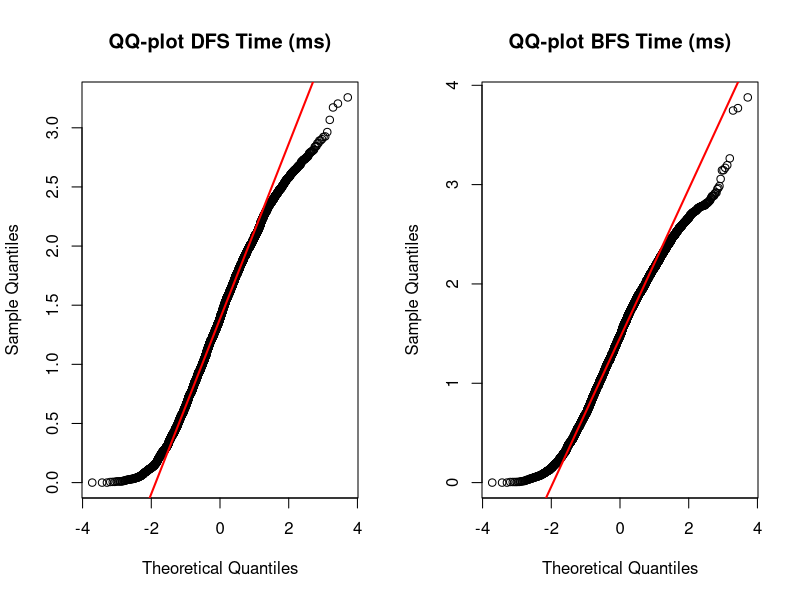
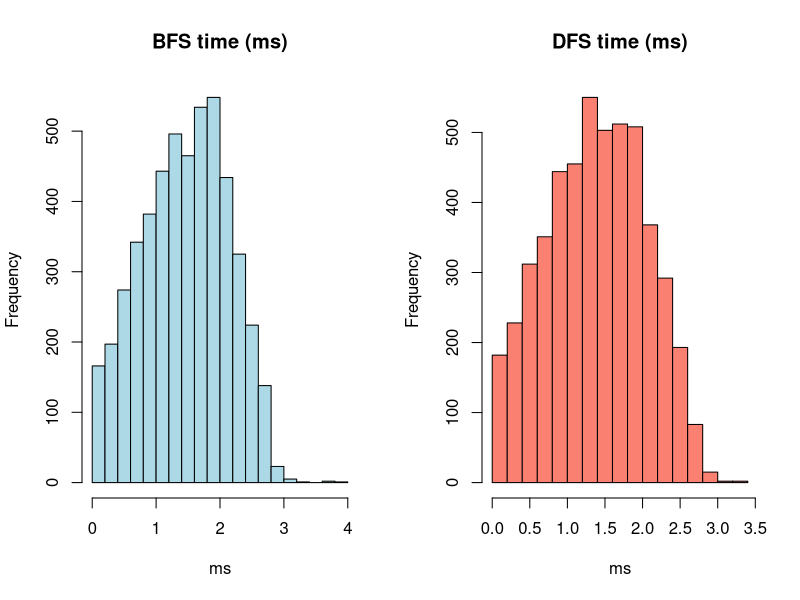
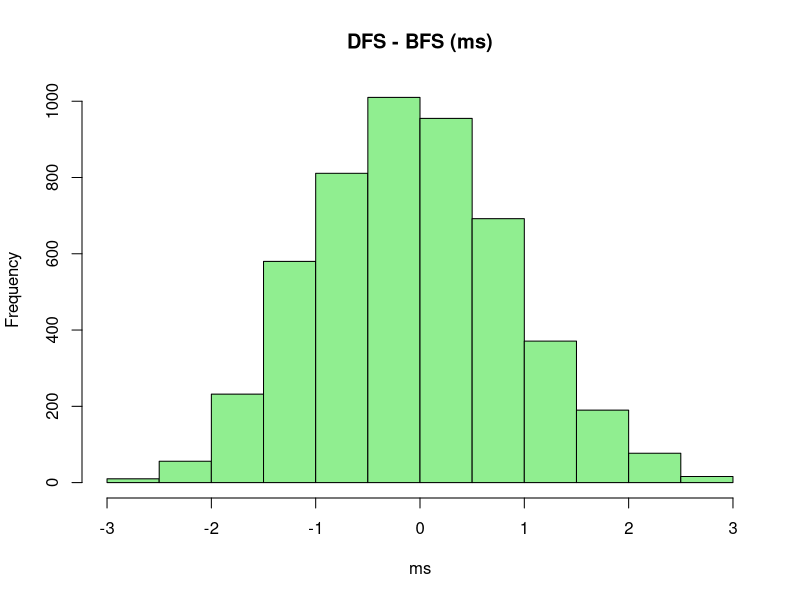
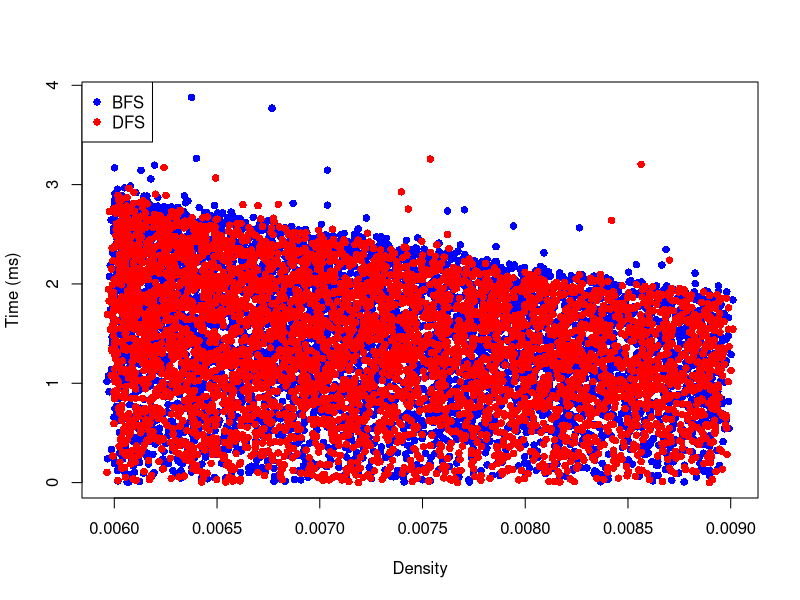
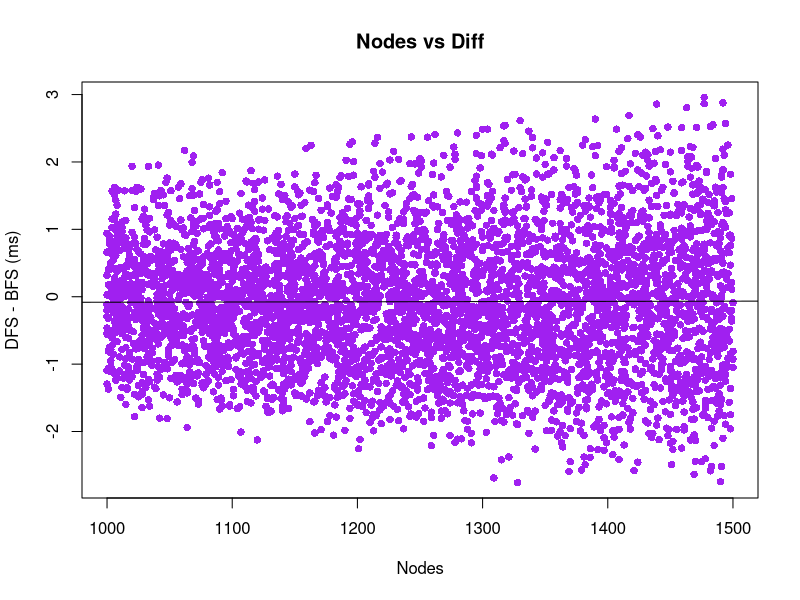

Reproduce these figures in R, in order.
###############################################################
# Inference analysis for BFS vs DFS experiment
# Author: Hugo Pelayo 
# Purpose: compute descriptive stats, paired t-test, confidence intervals,
#          effect size, simple regression and save outputs & plots.
# Usage: place this script in the same folder as test_report.csv and run:
#        Rscript analysis_inference.R
###############################################################

# 1. Carrega del CSV amb noms intactes
data <- read.csv("test_report.csv",
                 check.names = FALSE,
                 stringsAsFactors = FALSE)

cat("Rows:", nrow(data), " Columns:", ncol(data), "\n")
cat("Detected columns:\n")
print(colnames(data))


###############################################################
# 2. Funció auxiliar per detectar columnes sense modificar noms
###############################################################
find_col <- function(patterns) {
  cols <- colnames(data)
  for (p in patterns) {
    m <- grep(p, cols, ignore.case = TRUE, perl = TRUE)
    if (length(m) > 0) return(cols[m[1]])
  }
  return(NA)
}


###############################################################
# 3. Identificació AUTOMÀTICA de columnes
###############################################################
dfs_col     <- find_col(c("DFS Time"))
bfs_col     <- find_col(c("BFS Time"))
nodes_col   <- find_col(c("Nodes"))
edges_col   <- find_col(c("Edges"))
density_col <- find_col(c("Density"))

cat("\nUsing columns:\n")
cat(" DFS =", dfs_col, "\n")
cat(" BFS =", bfs_col, "\n")
cat(" Nodes =", nodes_col, "\n")
cat(" Edges =", edges_col, "\n")
cat(" Density =", density_col, "\n\n")

if (any(is.na(c(dfs_col, bfs_col, nodes_col, edges_col, density_col)))) {
  stop("ERROR: No s'han trobat totes les columnes necessàries.")
}


###############################################################
# 4. Conversió a numèric
###############################################################
to_num <- function(x) {
  if (is.numeric(x)) return(x)
  x <- gsub(",", ".", gsub("\\s+", "", as.character(x)))
  return(as.numeric(x))
}

data[[dfs_col]]     <- to_num(data[[dfs_col]])
data[[bfs_col]]     <- to_num(data[[bfs_col]])
data[[nodes_col]]   <- to_num(data[[nodes_col]])
data[[edges_col]]   <- to_num(data[[edges_col]])
data[[density_col]] <- to_num(data[[density_col]])


###############################################################
# 5. Filtrar files vàlides (totes dues mesures)
###############################################################
paired <- data[!is.na(data[[dfs_col]]) & !is.na(data[[bfs_col]]), ]
n <- nrow(paired)
cat("Paired rows:", n, "\n\n")

if (n < 2) stop("Not enough data for inference.")


###############################################################
# 6. Estadística descriptiva
###############################################################
mean_dfs <- mean(paired[[dfs_col]])
mean_bfs <- mean(paired[[bfs_col]])
sd_dfs   <- sd(paired[[dfs_col]])
sd_bfs   <- sd(paired[[bfs_col]])

mean_diff <- mean(paired[[dfs_col]] - paired[[bfs_col]])
sd_diff   <- sd(paired[[dfs_col]] - paired[[bfs_col]])

cat("Mean DFS:", mean_dfs, "\n")
cat("Mean BFS:", mean_bfs, "\n")
cat("Mean (DFS - BFS):", mean_diff, "\n\n")

desc <- data.frame(
  metric = c("mean", "sd"),
  DFS = c(mean_dfs, sd_dfs),
  BFS = c(mean_bfs, sd_bfs)
)
write.csv(desc, "descriptive_summary.csv", row.names = FALSE)

###############################################################
# 6b. QQ-plots per a normalitat
# Aquesta secció genera QQ-plots per a les columnes DFS i BFS.
# - Objectiu: veure si les dades de temps s'ajusten a una distribució normal.
# - Interpretació:
#   * Si els punts segueixen aproximadament la línia roja, les dades són normalment distribuïdes.
#   * Si hi ha desviacions sistemàtiques (curvatura, cues llargues), les dades no són normals.
# Nota: El QQ-plot comprova l'ajust a la distribució, no si les dades són aleatòries.
###############################################################
png("qqplot_times.png", width = 800, height = 400)
par(mfrow=c(1,2))
qqnorm(paired[[dfs_col]], main="QQ-plot DFS Time (ms)")
qqline(paired[[dfs_col]], col="red", lwd=2)
qqnorm(paired[[bfs_col]], main="QQ-plot BFS Time (ms)")
qqline(paired[[bfs_col]], col="red", lwd=2)
dev.off()


###############################################################
# 7. Test t parellat + Interval de confiança
###############################################################
tres <- t.test(paired[[dfs_col]], paired[[bfs_col]], paired = TRUE, conf.level = 0.95)

cat("Paired t-test:\n")
print(tres)

ci_low  <- tres$conf.int[1]
ci_high <- tres$conf.int[2]

write.csv(
  data.frame(
    mean_DFS  = mean_dfs,
    mean_BFS  = mean_bfs,
    mean_diff = mean_diff,
    t_stat    = tres$statistic,
    df        = tres$parameter,
    p_value   = tres$p.value,
    ci_low    = ci_low,
    ci_high   = ci_high
  ),
  "paired_ttest_results.csv",
  row.names = FALSE
)


###############################################################
# 8. Mida de l’efecte (Cohen's d)
###############################################################
cohen_d <- mean_diff / sd_diff
cat("\nCohen's d:", cohen_d, "\n")

write.csv(
  data.frame(cohen_d = cohen_d),
  "effect_size.csv",
  row.names = FALSE
)


###############################################################
# 9. Intervals de confiança per mitjanes
###############################################################
alpha <- 0.05
tcrit <- qt(1 - alpha/2, df = n - 1)

se_dfs <- sd_dfs / sqrt(n)
se_bfs <- sd_bfs / sqrt(n)

ci_dfs <- c(mean_dfs - tcrit*se_dfs, mean_dfs + tcrit*se_dfs)
ci_bfs <- c(mean_bfs - tcrit*se_bfs, mean_bfs + tcrit*se_bfs)

cis <- data.frame(
  metric = c("DFS_mean", "BFS_mean"),
  mean   = c(mean_dfs, mean_bfs),
  ci_low  = c(ci_dfs[1], ci_bfs[1]),
  ci_high = c(ci_dfs[2], ci_bfs[2])
)
write.csv(cis, "means_confidence_intervals.csv", row.names = FALSE)


###############################################################
# 10. Regressió senzilla corregida amb reformulate()
###############################################################
paired$Diff <- paired[[dfs_col]] - paired[[bfs_col]]

formula_reg <- reformulate(
  termlabels = c(nodes_col, density_col),
  response   = "Diff"
)

reg <- lm(formula_reg, data = paired)
reg_summary <- summary(reg)
print(reg_summary)

capture.output(reg_summary, file = "regression_summary.txt")


###############################################################
# 11. Gràfics base R
###############################################################
png("hist_times.png", width = 1000, height = 400)
par(mfrow=c(1,2))
hist(paired[[bfs_col]], main="BFS time (ms)", xlab="ms", col="lightblue")
hist(paired[[dfs_col]], main="DFS time (ms)", xlab="ms", col="salmon")
dev.off()

png("hist_diff.png", width = 800, height = 600)
hist(paired$Diff, main="DFS - BFS (ms)", xlab="ms", col="lightgreen")
dev.off()

png("density_vs_times.png", width = 800, height = 600)
plot(paired[[density_col]], paired[[bfs_col]],
     col="blue", pch=16, xlab="Density", ylab="Time (ms)")
points(paired[[density_col]], paired[[dfs_col]], col="red", pch=16)
legend("topleft", legend=c("BFS","DFS"), col=c("blue","red"), pch=16)
dev.off()

png("nodes_vs_diff.png", width = 800, height = 600)
plot(paired[[nodes_col]], paired$Diff, pch=16, col="purple",
     xlab="Nodes", ylab="DFS - BFS (ms)",
     main="Nodes vs Diff")
abline(lm(Diff ~ paired[[nodes_col]], data=paired), col="black")
dev.off()


###############################################################
# 12. Missatge final
###############################################################
cat("\nAnalysis complete. Files generated:\n")
print(c(
  "descriptive_summary.csv",
  "paired_ttest_results.csv",
  "effect_size.csv",
  "means_confidence_intervals.csv",
  "regression_summary.txt",
  "hist_times.png",
  "hist_diff.png",
  "density_vs_times.png",
  "nodes_vs_diff.png",
  "qqplot_times.png"
))
###############################################################
